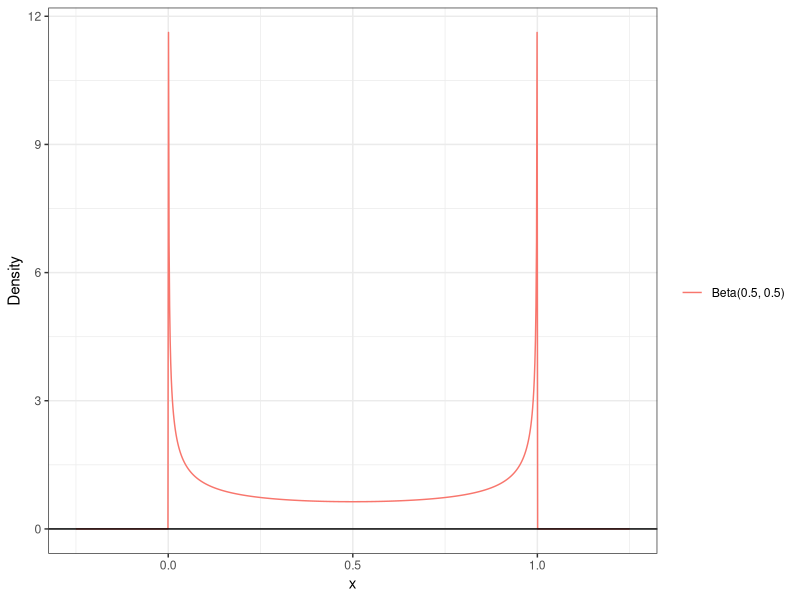
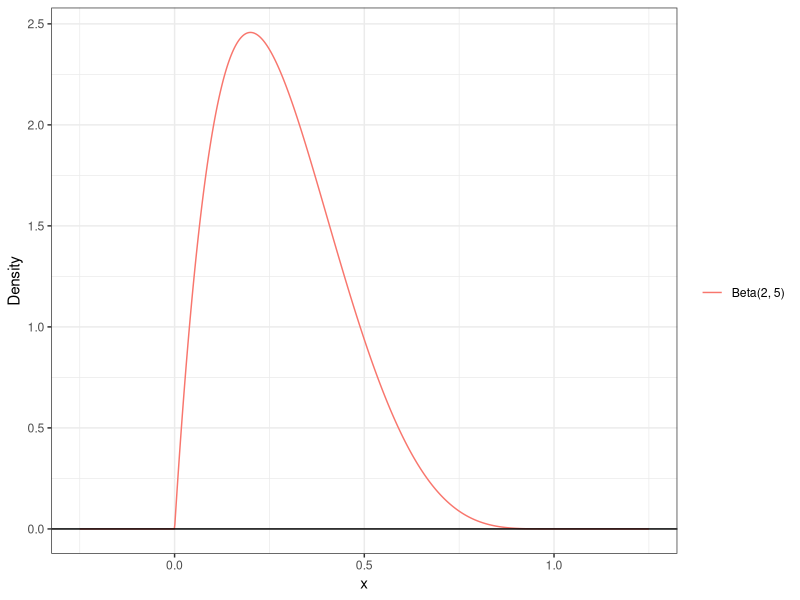
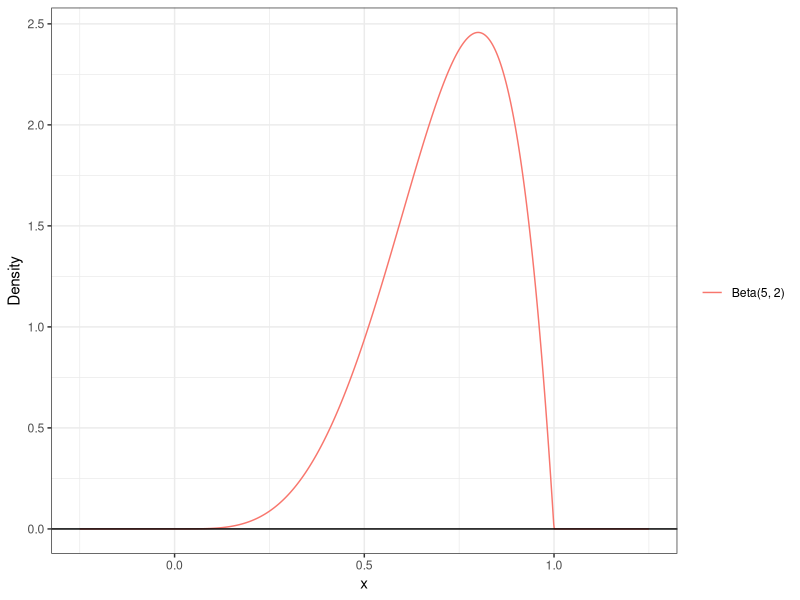
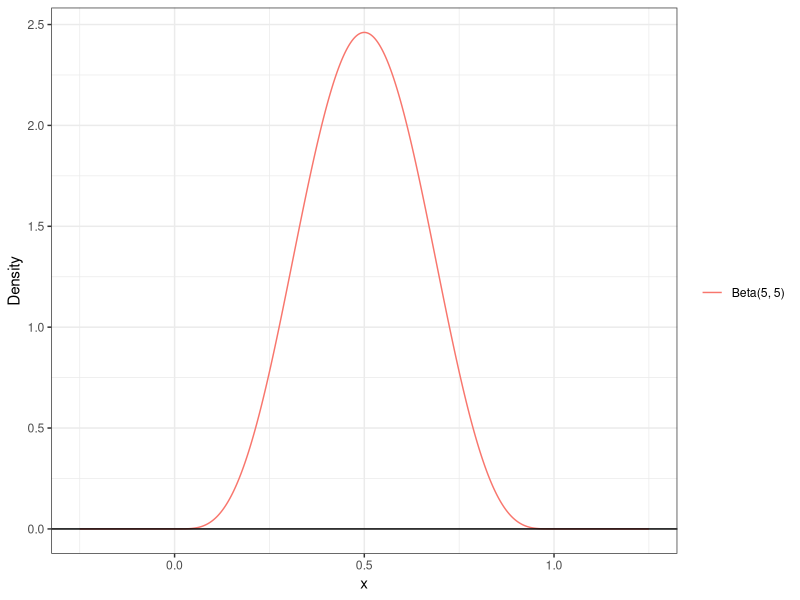

Write the R code that produced these figures, in order.
#Lab 7
#Task one: Describe the Population Distribution
library(tidyverse)

#function plots the beta distribution for alpha, beta
beta.plot = function(alpha, beta){
  beta.dat <- tibble(x = seq(-0.25, 1.25, length.out=1000))|>   # generate a grid of points
    # compute the beta PDF
    mutate(beta.pdf = dbeta(x, alpha, beta))         
  distribution = ggplot(data= beta.dat)+                                              # specify data
    geom_line(aes(x=x, y=beta.pdf, color=paste("Beta(", alpha, ", ", beta, ")", sep = ""))) +                 # plot beta dist
    geom_hline(yintercept=0)+                                            # plot x axis
    theme_bw()+                                                          # change theme
    xlab("x")+                                                           # label x axis
    ylab("Density")+                                                   # label y axis
    labs(color = "")
  return(distribution)
}

beta_2_5 = beta.plot(2,5)
beta_5_5 = beta.plot(5,5)
beta_5_2 = beta.plot(5,2)
beta_0.5_0.5 = beta.plot(0.5,0.5)

summary = function(alpha, beta){ #functions gives a summary for the beta distribution
  mean = alpha/(alpha+beta)
  variance = (alpha*beta)/((alpha+beta)^2*(alpha+beta+1))
  skew = (2*(beta-alpha)*sqrt(alpha+beta+1))/((alpha+beta+2)*sqrt(alpha*beta))
  kurt = (6*((alpha-beta)^2*(alpha+beta+1)-alpha*beta*(alpha+beta+2)))/((alpha*beta)*(alpha+beta+2)*(alpha+beta+3))
  #data frame column for that distributions summary
  dat.summary = data.frame(alpha = alpha, beta = beta, mean = mean, variance = variance, skew = skew, kurt = kurt)
  return(dat.summary)
}
#data frame for all four distributions
beta.data = data.frame()
#binds rows with each distributions summary
beta.data = bind_rows(beta.data, summary(2, 5))
beta.data = bind_rows(beta.data, summary(5, 5))
beta.data = bind_rows(beta.data, summary(5, 2))
beta.data = bind_rows(beta.data, summary(0.5, 0.5))

view(beta.data)

#Task two

#function retuns the kth uncentered or centered moment of beta(alpha, beta)
beta.moment = function(alpha, beta, k, centered) {
  if(centered == F){
    integrand = function(x) {(x^k)*dbeta(x, alpha, beta)}
    result = integrate(integrand, lower = 0, upper = 1)
  }
  else{
    mu = alpha/(alpha+beta) #mean
    integrand = function(x) {((x-mu)^k)*dbeta(x, alpha, beta)}
    result = integrate(integrand, lower = 0, upper = 1)
  }
  return(result)
}

#Compare all values for beta(2, 5)

#mean
mean = beta.moment(2, 5, 1, F)
mean

#variance
variance = beta.moment(2, 5, 2, T)
variance

#skew
x = as.numeric(beta.moment(2, 5, 3, T)[1])
y = as.numeric(beta.moment(2, 5, 2, T)[1])
skew = x/(y^(3/2))
skew

#kurt
a = as.numeric(beta.moment(2, 5, 4, T)[1])
kurt = (a/(y^2)) - 3
kurt

#Task three: Do Data Summaries Help?

